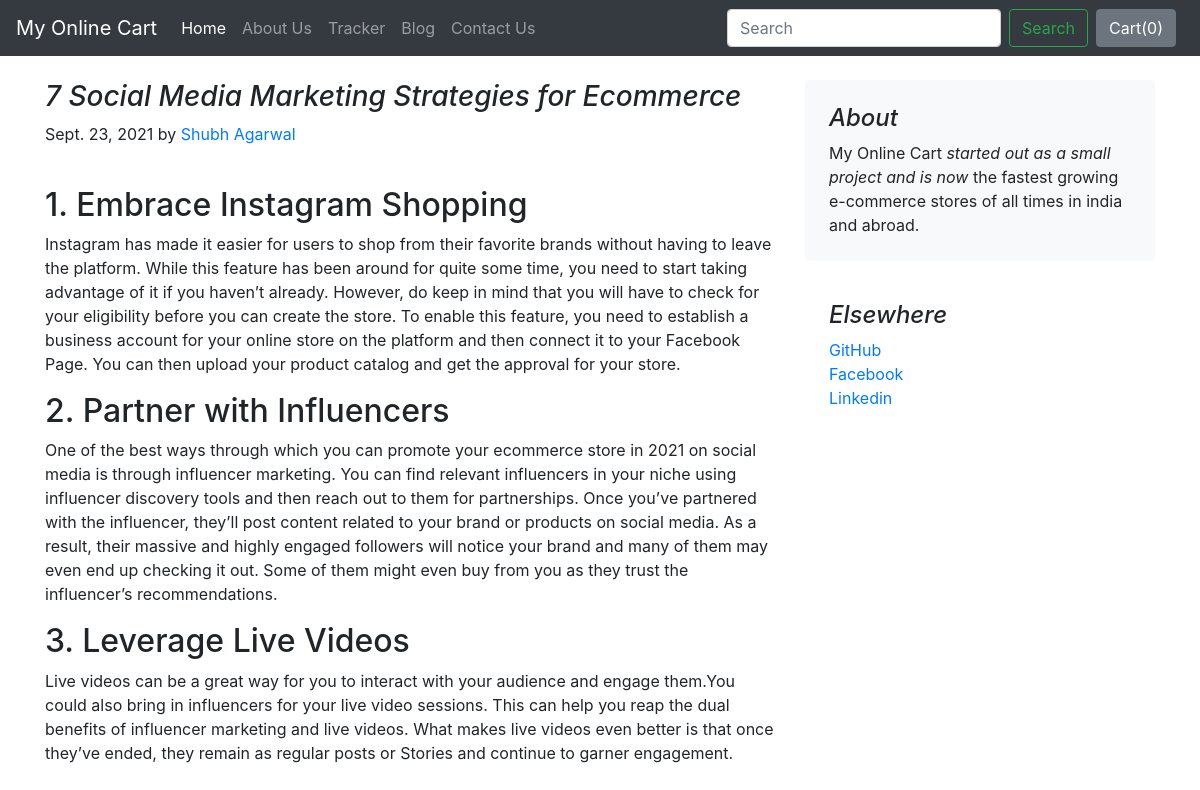
The app's page /blog/blogpost/3 with its own data.
### blog/models.py (models this page shows)
class Blogpost(models.Model):
    post_id = models.AutoField(primary_key= True)
    tilte = models.CharField(max_length=50)
    head0 = models.CharField(max_length=500, default="")
    chead0 = models.CharField(max_length=5000, default="")
    head1 = models.CharField(max_length=500, default="")
    chead1 = models.CharField(max_length=5000, default="")
    head2 = models.CharField(max_length=500, default="")
    chead2 = models.CharField(max_length=5000, default="")
    pub_date = models.DateField()
    thumbnail = models.ImageField(upload_to='shop/images', default="")
    def __str__(self):
        return self.tilte

### blog/views.py (the view)
# urls.py: path("blogpost/<int:id>", views.blogpost, name="blogHome")
def blogpost(request, id):
    post = Blogpost.objects.filter(post_id = id)[0]
    print(post)
    return render(request, 'blog/blogpost.html',{'post':post})

### blog/templates/blog/blogpost.html (shortened to what this page needs)
{% extends 'blog/basic.html' %}
{% block body %}
<div class="container">
    <div class="row mt-4">
        <div class="col-md-8 blog-main">
            <h3 class="font-italic">
                {{post.tilte}}
            </h3>
            <div class="blog-post">
                <p class="blog-post-meta">{{post.pub_date}} by <a href="#">Shubh Agarwal</a></p>
                <div class="fb-like" data-href="http://127.0.0.1:8000/blog/blogpost/{{post.post_id}}" data-layout="standard" data-action="like" data-size="large" data-show-faces="false" data-share="true"></div><br>
                <h2>{{post.head0}}</h2>
                <p>{{post.chead0}}</p>
                <h2>{{post.head1}}</h2>
                <p>{{post.chead1}}</p>
                <h2>{{post.head2}}</h2>
                <p>{{post.chead2}}</p>
            </div>
        </div>
        <aside class="col-md-4 blog-sidebar">
            <div class="p-4 mb-3 bg-light rounded">
                <h4 class="font-italic">About</h4>
                <p class="mb-0">My Online Cart <em>started out as a small project and is now</em> the fastest growing e-commerce stores of all times in india and abroad.</p>
            </div>
            <div class="p-4">
                <h4 class="font-italic">Elsewhere</h4>
                <ol class="list-unstyled">
                    <li><a href="https://github.com/login">GitHub</a></li>
                    <li><a href="https://www.facebook.com/">Facebook</a></li>
                    <li><a href="https://www.linkedin.com/">Linkedin</a></li>
                </ol>
            </div>
        </aside>
    </div>
</div>
{% endblock %}

### records on screen
Blogpost: tilte "7 Social Media Marketing Strategies for Ecommerce", pub_date "Sept. 23, 2021", head0 "1. Embrace Instagram Shopping", chead0 "Instagram has made it easier for users to shop from their favorite brands without having to leave the platform. While this feature has been around for quite some time, you need to start taking advantage of it if you haven’t already. However, do keep in mind that you will have to check for your eligibility before you can create the store. To enable this feature, you need to establish a business account for your online store on the platform and then connect it to your Facebook Page. You can then upload your product catalog and get the approval for your store.", head1 "2. Partner with Influencers", chead1 "One of the best ways through which you can promote your ecommerce store in 2021 on social media is through influencer marketing. You can find relevant influencers in your niche using influencer discovery tools and then reach out to them for partnerships. Once you’ve partnered with the influencer, they’ll post content related to your brand or products on social media. As a result, their massive and highly engaged followers will notice your brand and many of them may even end up checking it out. Some of them might even buy from you as they trust the influencer’s recommendations.", head2 "3. Leverage Live Videos", chead2 "Live videos can be a great way for you to interact with your audience and engage them.You could also bring in influencers for your live video sessions. This can help you reap the dual benefits of influencer marketing and live videos. What makes live videos even better is that once they’ve ended, they remain as regular posts or Stories and continue to garner engagement."
